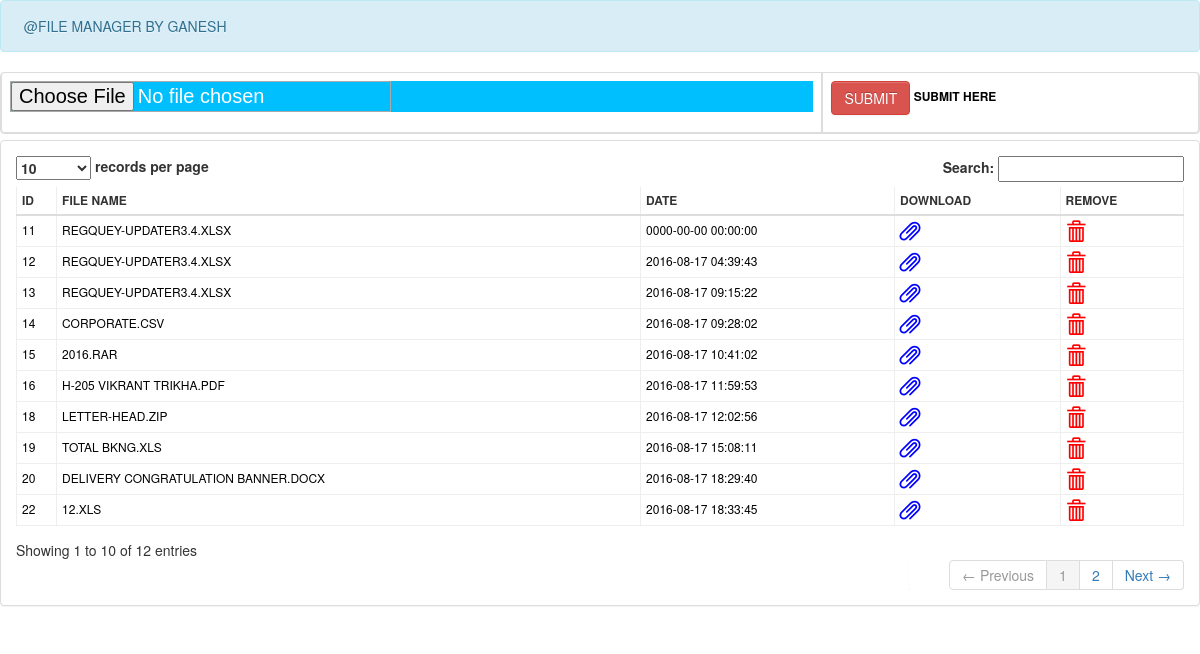
The page / on the database its author committed.
### tables this page shows
CREATE TABLE IF NOT EXISTS `upload` (
  `id` int(10) unsigned NOT NULL auto_increment,
  `name` varchar(255) NOT NULL,
  `date` datetime NOT NULL,
  PRIMARY KEY  (`id`)
);

### index.php (the view, shortened to what this page needs)
<html>
<html>
<body>
<link href="css/bootstrap.css" rel="stylesheet" type="text/css" media="screen">
<link rel="stylesheet" type="text/css" href="css/DT_bootstrap.css">
<link rel="stylesheet" type="text/css" href="css/font-awesome.css">
<link rel="stylesheet" href="css/bootstrap.min.css">
<link rel="stylesheet" href="font-awesome/css/font-awesome.min.css"/>
</head>
	<div class="alert alert-info">
								&nbsp;&nbsp;@FILE MANAGER BY GANESH
                            </div>
							<table cellpadding="0" cellspacing="0" border="0" class="table table-bordered">
			<tr><td><form enctype="multipart/form-data"  action="" id="wb_Form1" name="form" method="post">
					<input type="file" name="photo" id="photo"  required="required"></td>
					<td><input type="submit" class="btn btn-danger" value="SUBMIT" name="submit">
			</form> <strong>SUBMIT HERE</strong></tr></td></table>
							 <div class="col-md-18">
	<div class="container-fluid" style="margin-top:0px;">
   <div class = "row">
		<div class="panel panel-default">
			<div class="panel-body">
				<div class="table-responsive">
							<form method="post" action="delete.php" >
                        <table cellpadding="0" cellspacing="0" border="0" class="table table-condensed" id="example">
                            <thead>
                                <tr>
                                    <th>ID</th>
                                    <th>FILE NAME</th>
                                   <th>Date</th>
				<th>Download</th>
				<th>Remove</th>
                                </tr>
                            </thead>
                            <tbody>
							<?php
							$query=mysql_query("select * from upload ORDER BY id DESC")or die(mysql_error());
							while($row=mysql_fetch_array($query)){
							$name=$row['name'];
							?>
										<tr>
                                         <td><?php echo $row['id'] ?></td>
                                         <td><?php echo $row['name'] ?></td>
                                         <td><?php echo $row['date'] ?></td>
										<td>
				<a href="download.php?filename=<?php echo $name;?>" title="click to download"><span class="glyphicon glyphicon-paperclip" style="font-size:20px; color:blue"></span></a>
				</td>
				<td>
				<a href="delete.php?del=<?php echo $row['id']?>"><span class="glyphicon glyphicon-trash" style="font-size:20px; color:red"></span></a>
				</td>
                                </tr>
						          <?php } ?>
                            </tbody>
                        </table>
                            </div>
        </div>
        </div>
        </div>
    </div>
</body>
</html>

### index.php (style rules this page uses)
.table tr th { border:#eee 1px solid; position:relative; #font-family:"Times New Roman", Times, serif; font-size:12px; text-transform:uppercase; }
table tr td { border:#eee 1px solid; color:#000; position:relative; #font-family:"Times New Roman", Times, serif; font-size:12px; text-transform:uppercase; }
#wb_Form1 { background-color: #00BFFF; border: 0px #000 solid; }
#photo { border: 1px #A9A9A9 solid; background-color: #00BFFF; color: #fff; font-family:Arial; font-size: 20px; }

### rows shown on the page
upload: id "22", name "12.XLS", date "2016-08-17 18:33:45"
upload: id "20", name "DELIVERY CONGRATULATION BANNER.DOCX", date "2016-08-17 18:29:40"
upload: id "19", name "TOTAL BKNG.XLS", date "2016-08-17 15:08:11"
upload: id "18", name "LETTER-HEAD.ZIP", date "2016-08-17 12:02:56"
upload: id "16", name "H-205 VIKRANT TRIKHA.PDF", date "2016-08-17 11:59:53"
upload: id "15", name "2016.RAR", date "2016-08-17 10:41:02"
upload: id "14", name "CORPORATE.CSV", date "2016-08-17 09:28:02"
upload: id "13", name "REGQUEY-UPDATER3.4.XLSX", date "2016-08-17 09:15:22"
upload: id "12", name "REGQUEY-UPDATER3.4.XLSX", date "2016-08-17 04:39:43"
upload: id "11", name "REGQUEY-UPDATER3.4.XLSX", date "0000-00-00 00:00:00"
